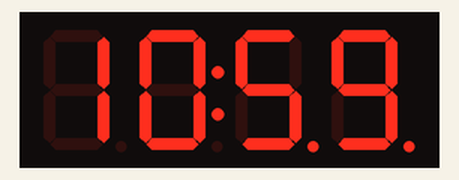
Recording of a sketch running on a simulated Arduino Uno, built with avr-gcc and run on an emulated ATmega328P. Shown: 4-digit seven-segment display.

Above: at 0.1 s.

The sketch:

Horloge.ino
```cpp
#include <TM1637Display.h>
#include <TimerOne.h>

#define CLK A5
#define DIO A4


TM1637Display display(CLK, DIO);


int heures = 10;
int minutes = 59;
bool colonVisible = true;


void updateDisplay() {

  if (colonVisible) {
    display.showNumberDecEx(heures * 100 + minutes, 0b01110000, true);
  } else {
    display.showNumberDecEx(heures * 100 + minutes, 0b00110000, true);
  }
}


void tick() {
  colonVisible = !colonVisible;
  updateDisplay();
}

void setup() {

  Serial.begin(9600);
  display.setBrightness(0x0f);

  Timer1.initialize(1000000);
  Timer1.attachInterrupt(tick);


  updateDisplay();
}

void loop() {

}
```
